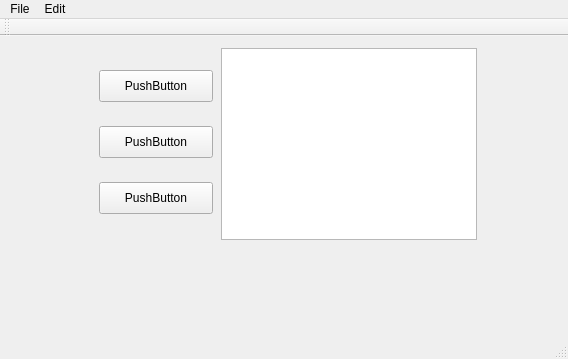
<?xml version="1.0" encoding="UTF-8"?>
<ui version="4.0">
 <class>MyMainWindow</class>
 <widget class="QMainWindow" name="MyMainWindow">
  <property name="geometry">
   <rect>
    <x>0</x>
    <y>0</y>
    <width>568</width>
    <height>359</height>
   </rect>
  </property>
  <property name="windowTitle">
   <string>MyMainWindow</string>
  </property>
  <widget class="QWidget" name="centralWidget">
   <widget class="QTextEdit" name="textEdit">
    <property name="geometry">
     <rect>
      <x>221</x>
      <y>12</y>
      <width>256</width>
      <height>192</height>
     </rect>
    </property>
   </widget>
   <widget class="QPushButton" name="pushButton">
    <property name="geometry">
     <rect>
      <x>99</x>
      <y>34</y>
      <width>114</width>
      <height>32</height>
     </rect>
    </property>
    <property name="text">
     <string>PushButton</string>
    </property>
   </widget>
   <widget class="QPushButton" name="pushButton_2">
    <property name="geometry">
     <rect>
      <x>99</x>
      <y>90</y>
      <width>114</width>
      <height>32</height>
     </rect>
    </property>
    <property name="text">
     <string>PushButton</string>
    </property>
   </widget>
   <widget class="QPushButton" name="pushButton_3">
    <property name="geometry">
     <rect>
      <x>99</x>
      <y>146</y>
      <width>114</width>
      <height>32</height>
     </rect>
    </property>
    <property name="text">
     <string>PushButton</string>
    </property>
   </widget>
  </widget>
  <widget class="QMenuBar" name="menuBar">
   <property name="geometry">
    <rect>
     <x>0</x>
     <y>0</y>
     <width>568</width>
     <height>22</height>
    </rect>
   </property>
   <widget class="QMenu" name="menuFile">
    <property name="title">
     <string>File</string>
    </property>
    <addaction name="actionNew"/>
    <addaction name="actionExit"/>
    <addaction name="actionOpen"/>
    <addaction name="actionOpen_project"/>
    <addaction name="actionClose_project"/>
   </widget>
   <widget class="QMenu" name="menuEdit">
    <property name="title">
     <string>Edit</string>
    </property>
    <addaction name="actionUndo"/>
    <addaction name="actionCut"/>
    <addaction name="actionCopy"/>
   </widget>
   <addaction name="menuFile"/>
   <addaction name="menuEdit"/>
  </widget>
  <widget class="QToolBar" name="mainToolBar">
   <attribute name="toolBarArea">
    <enum>TopToolBarArea</enum>
   </attribute>
   <attribute name="toolBarBreak">
    <bool>false</bool>
   </attribute>
  </widget>
  <widget class="QStatusBar" name="statusBar"/>
  <action name="actionNew">
   <property name="icon">
    <iconset resource="menu.qrc">
     <normaloff>:/File/images/fast.png</normaloff>:/File/images/fast.png</iconset>
   </property>
   <property name="text">
    <string>new</string>
   </property>
   <property name="shortcut">
    <string>Ctrl+N</string>
   </property>
  </action>
  <action name="actionExit">
   <property name="icon">
    <iconset resource="menu.qrc">
     <normaloff>:/File/images/sound_off.png</normaloff>:/File/images/sound_off.png</iconset>
   </property>
   <property name="text">
    <string>exit</string>
   </property>
   <property name="shortcut">
    <string>Ctrl+W</string>
   </property>
  </action>
  <action name="actionOpen">
   <property name="icon">
    <iconset resource="menu.qrc">
     <normaloff>:/File/images/close.png</normaloff>:/File/images/close.png</iconset>
   </property>
   <property name="text">
    <string>open</string>
   </property>
  </action>
  <action name="actionOpen_project">
   <property name="icon">
    <iconset resource="menu.qrc">
     <normaloff>:/File/images/to_end.png</normaloff>:/File/images/to_end.png</iconset>
   </property>
   <property name="text">
    <string>open project</string>
   </property>
  </action>
  <action name="actionClose_project">
   <property name="icon">
    <iconset resource="menu.qrc">
     <normaloff>:/File/images/step_backward.png</normaloff>:/File/images/step_backward.png</iconset>
   </property>
   <property name="text">
    <string>close project </string>
   </property>
  </action>
  <action name="actionUndo">
   <property name="text">
    <string>Undo</string>
   </property>
  </action>
  <action name="actionCut">
   <property name="text">
    <string>Cut</string>
   </property>
  </action>
  <action name="actionCopy">
   <property name="text">
    <string>Copy</string>
   </property>
  </action>
 </widget>
 <layoutdefault spacing="6" margin="11"/>
 <resources>
  <include location="menu.qrc"/>
 </resources>
 <connections/>
</ui>
